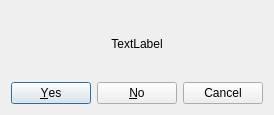
<?xml version="1.0" encoding="UTF-8"?>
<ui version="4.0">
 <class>YesNoCancelDialog</class>
 <widget class="QDialog" name="YesNoCancelDialog">
  <property name="geometry">
   <rect>
    <x>0</x>
    <y>0</y>
    <width>270</width>
    <height>115</height>
   </rect>
  </property>
  <property name="windowTitle">
   <string>Save?</string>
  </property>
  <property name="whatsThis">
   <string/>
  </property>
  <layout class="QVBoxLayout" name="verticalLayout">
   <item>
    <widget class="QLabel" name="label_query">
     <property name="text">
      <string>TextLabel</string>
     </property>
     <property name="alignment">
      <set>Qt::AlignCenter</set>
     </property>
    </widget>
   </item>
   <item>
    <widget class="QDialogButtonBox" name="buttonBox">
     <property name="orientation">
      <enum>Qt::Horizontal</enum>
     </property>
     <property name="standardButtons">
      <set>QDialogButtonBox::Cancel|QDialogButtonBox::No|QDialogButtonBox::Yes</set>
     </property>
     <property name="centerButtons">
      <bool>true</bool>
     </property>
    </widget>
   </item>
  </layout>
 </widget>
 <resources/>
 <connections>
  <connection>
   <sender>buttonBox</sender>
   <signal>accepted()</signal>
   <receiver>YesNoCancelDialog</receiver>
   <slot>accept()</slot>
   <hints>
    <hint type="sourcelabel">
     <x>248</x>
     <y>254</y>
    </hint>
    <hint type="destinationlabel">
     <x>157</x>
     <y>274</y>
    </hint>
   </hints>
  </connection>
  <connection>
   <sender>buttonBox</sender>
   <signal>rejected()</signal>
   <receiver>YesNoCancelDialog</receiver>
   <slot>reject()</slot>
   <hints>
    <hint type="sourcelabel">
     <x>316</x>
     <y>260</y>
    </hint>
    <hint type="destinationlabel">
     <x>286</x>
     <y>274</y>
    </hint>
   </hints>
  </connection>
 </connections>
</ui>
